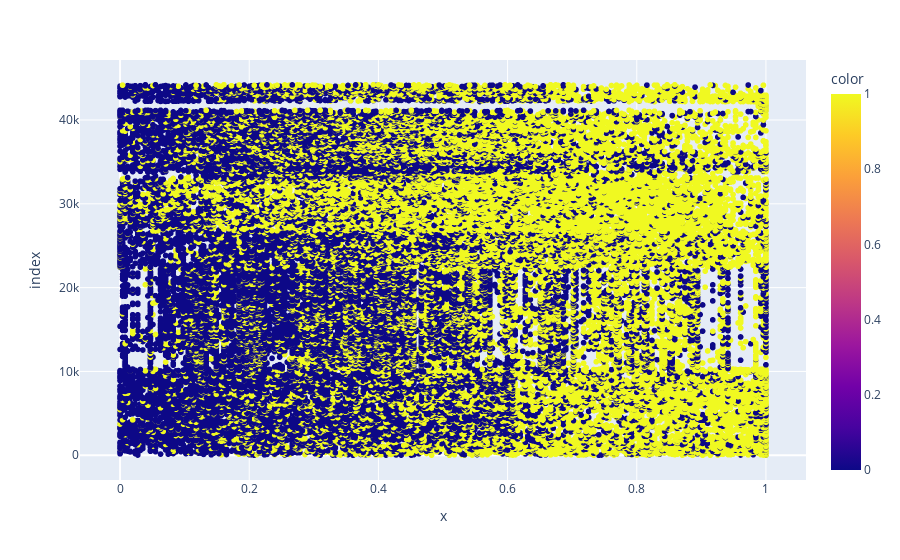

This figure's notebook cell:
### Code cell
def train_kmeans(data, n_clusters):
    kmeans = KMeansCustom(data, n_clusters=n_clusters)
    kmeans.fit(data)
    return kmeans

kmeans_model = train_kmeans(data, n_clusters)

### Figure 1 — Plotly figure (JSON) as saved in the notebook; plotly's stock layout.template omitted (floating-point values rounded to 4 significant figures; data arrays with more than 128 entries replaced by an {"elided": "..."} marker saying what was removed)
{"data": [{"hovertemplate": "x=%{x}<br>index=%{y}<br>color=%{marker.color}<extra></extra>", "legendgroup": "", "marker": {"color": {"elided": "44208 int values"}, "coloraxis": "coloraxis", "symbol": "circle"}, "mode": "markers", "name": "", "showlegend": false, "type": "scattergl", "x": {"elided": "44208 float values"}, "xaxis": "x", "y": {"elided": "44208 int values"}, "yaxis": "y"}], "layout": {"coloraxis": {"colorbar": {"title": {"text": "color"}}, "colorscale": [[0, "#0d0887"], [0.1111, "#46039f"], [0.2222, "#7201a8"], [0.3333, "#9c179e"], [0.4444, "#bd3786"], [0.5556, "#d8576b"], [0.6667, "#ed7953"], [0.7778, "#fb9f3a"], [0.8889, "#fdca26"], [1, "#f0f921"]]}, "legend": {"tracegroupgap": 0}, "margin": {"t": 60}, "xaxis": {"anchor": "y", "domain": [0, 1], "title": {"text": "x"}}, "yaxis": {"anchor": "x", "domain": [0, 1], "title": {"text": "index"}}}}
